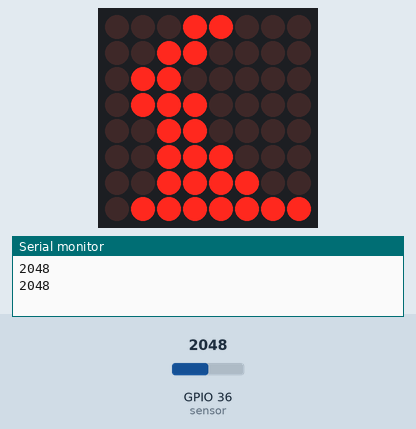
Simulated run of this sketch. Board: ESP32. Shown: 8×8 LED matrix, the last lines printed to the serial monitor. The test bench sets the inputs (shaded band); at power-on: GPIO 36 (sensor) = 2048.

Above: at 8.8 s.
8.9 s: GPIO 36 (sensor) set to 137
17.2 s: GPIO 36 (sensor) set to 116
At 25.1 s:
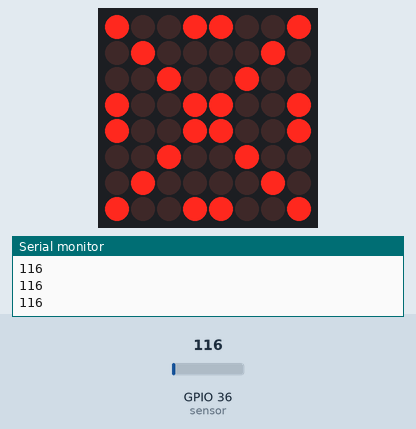
25.5 s: GPIO 36 (sensor) set to 491
At 27.3 s:
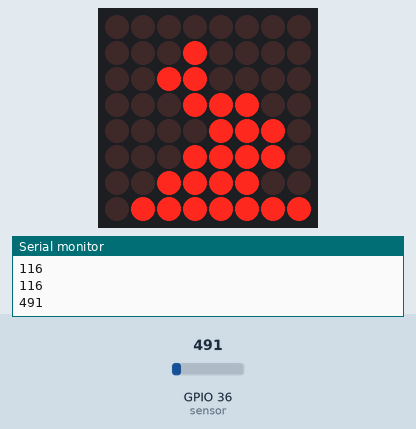
Timing chart, 0 to 28.8 s (numbered marks = the images above; inputs shaded):
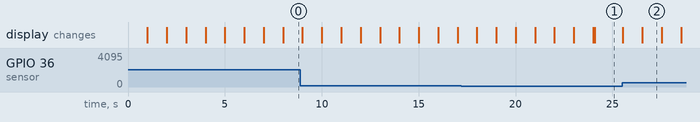

The sketch:

prectica_5_MQ2_matxLED.ino
```cpp
/*
 * Fundacion Kinal
 * Centro educativo tecnico laboral Kinal
 * Electronica
 * Grado: Quinto
 * Sección: A
 * Curso: Taller de electronica digital y reparación de computadoras I
 * Nombre: David Alfredo del Cid Rodríguez
 * Carnet: 2022482
 * Proyecto: Uso del controlador led max7219 y una matriz led 8x8
*/
//Librerias
#include <LedControl.h>  //libreria que me permite usar el controlador led max7219
#include <Ticker.h>  //esta libreria me permite hacer uso del timer
// Directivas de preprocesador
#define dataPin0 12    //pin 12 conectado al pin de datos del max7219.
#define dataClock0 11  //pin 11 conectado al pin de clock del max7219.
#define dataLoad0 10   //pin 10 conectado al pin de carga del max7219.

// Constructores
LedControl matrix_unidades = LedControl(dataPin0, dataClock0, dataLoad0, 1);

byte number_0[8] = {

B10011001,
B01000010,
B00100100,
B10011001,
B10011001,
B00100100,
B01000010,
B10011001


};

byte number_1[8] = {


B00011000,
B00110000,
B01100000,
B01110000,
B00110000,
B00111000,
B00111100,
B01111111

};

byte number_2[8] = {

B00000000,
B00010000,
B00110000,
B00011100,
B00001110,
B00011110,
B00111100,
B01111111
};

byte number_3[8] = {

B00011000,
B00110000,
B01100000,
B01110000,
B00110000,
B00111000,
B00111100,
B01111111

};

byte number_4[8] = {

B00000000,
B00010000,
B00110000,
B00011100,
B00001110,
B00011110,
B00111100,
B01111111
};
byte number_5[8] = {


B00011000,
B00110000,
B01100000,
B01110000,
B00110000,
B00111000,
B00111100,
B01111111

};
byte number_6[8] = {

B00000000,
B00010000,
B00110000,
B00011100,
B00001110,
B00011110,
B00111100,
B01111111
};

byte number_7[8] = {

B00011000,
B00110000,
B01100000,
B01110000,
B00110000,
B00111000,
B00111100,
B01111111
};
byte number_8[8] = {

B00000000,
B00010000,
B00110000,
B00011100,
B00001110,
B00011110,
B00111100,
B01111111
};


// Prototipos de funciones
int display_number(unsigned char number);

int valor_limite = 130;  // Fija el valor límite en el que se activa la animacion de la matriz

void setup() {
  Serial.begin(9600);
  matrix_unidades.shutdown(0, false);
  matrix_unidades.setIntensity(0, 15);
  matrix_unidades.clearDisplay(0);
}

void loop() {
  int sensorValue = analogRead(A0);  // Variable para almacenar el valor del sensor
  Serial.println(sensorValue);

  if (sensorValue > valor_limite) {
    for (int i = 0; i < 8; i++) {
      matrix_unidades.setRow(0, i, number_1[i]);
    }
    delay(1000);
    for (int i = 0; i < 8; i++) {
      matrix_unidades.setRow(0, i, number_2[i]);
    }
    delay(1000);
        for (int i = 0; i < 8; i++) {
      matrix_unidades.setRow(0, i, number_3[i]);
    }
    delay(1000);
    for (int i = 0; i < 8; i++) {
      matrix_unidades.setRow(0, i, number_4[i]);
    }
    delay(1000);
        for (int i = 0; i < 8; i++) {
      matrix_unidades.setRow(0, i, number_5[i]);
    }
    delay(1000);
            for (int i = 0; i < 8; i++) {
      matrix_unidades.setRow(0, i, number_6[i]);
    }
    delay(1000);
            for (int i = 0; i < 8; i++) {
      matrix_unidades.setRow(0, i, number_7[i]);
    }
    delay(1000);
                for (int i = 0; i < 8; i++) {
      matrix_unidades.setRow(0, i, number_8[i]);
    }
    delay(1000);

  } else {
    for (int i = 0; i < 8; i++) {
      matrix_unidades.setRow(0, i, number_0[i]);
      delay(10);

    }  //for
  }    //else
}  //void loop
```

Measured:
- the behaviour switches between 131 and 130 on GPIO 36 (sensor) (found by bisection; images 0 and 1)
- after the input at 17.2 s, the display: first differs from a run without the input after 6.8 s (image 1 shows a later state)
- after the input at 25.5 s, the display: first changes after 0.05 s (image 2 shows a later state)
- what the display in image 2 shows lasts 1.0 s, from 26.5 s to 27.5 s
